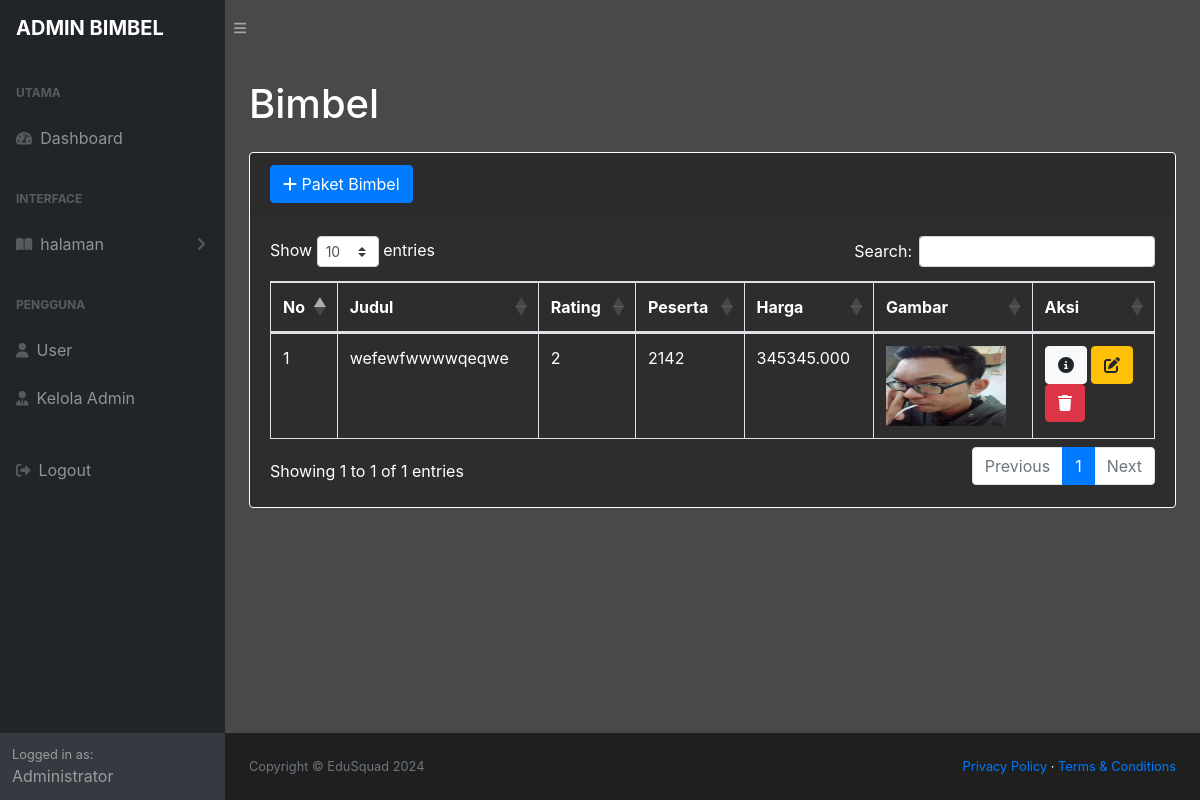
/adm/bimbel.php (signed in), run on the app's committed database.
### tables this page shows
CREATE TABLE `t_pbimbel` (
  `id` int(11) NOT NULL,
  `gambar` varchar(255) NOT NULL,
  `judul` varchar(25) NOT NULL,
  `rank` int(11) NOT NULL,
  `peserta` int(11) NOT NULL,
  `harga` int(11) NOT NULL
);

### adm/inc/functions.php (called while the page is built, shortened)
<?php
$conn = mysqli_connect("localhost", "root", "", "bimbel");
function query($query)
{
    global $conn;
    $result = mysqli_query($conn, $query);
    $rows = [];
    while ($row = mysqli_fetch_assoc($result)) {
        $rows[] = $row;
    }
    return $rows;
}

### adm/bimbel.php (the view, shortened to what this page needs)
<?php
require 'header.php';
$pbimbel = query("SELECT * FROM t_pbimbel");
require('sidebar.php');
?>
<div id="layoutSidenav_content">
    <main>
        <div class="container-fluid px-4">
            <h1 class="mt-4">Bimbel</h1>
            <div class="card mb-4 mt-4">
                <div class="card-header">
                    <button type="button" class="btn btn-primary text-white" data-toggle="modal" data-target="#myModal">
                    <i class="fas fa-solid fa-plus"></i> Paket Bimbel
                    </button>
                </div>
                <div class="card-body">
                    <div class="table-responsive">
                        <table class="table table-bordered" id="dataTable" width="100%" cellspacing="0">
                            <thead>
                                <tr>
                                    <th>No</th>
                                    <th>Judul</th>
                                    <th>Rating</th>
                                    <th>Peserta</th>
                                    <th>Harga</th>
                                    <th>Gambar</th>
                                    <th>Aksi</th>
                                </tr>
                            </thead>
                            <tbody>
                                <?php $i = 1; ?>
                                <?php foreach ($pbimbel as $row) : ?>
                                    <tr>
                                        <td><?= $i; ?></td>
                                        <td><?= $row["judul"]; ?></td>
                                        <td><?= $row["rank"]; ?></td>
                                        <td><?= $row["peserta"]; ?></td>
                                        <td><?= $row["harga"]; ?>.000</td>
                                        <td><img src="img/<?= $row["gambar"]; ?>" width="120" height="80"></td>
                                        <td>
                                            <a type="button" class="btn btn-light" href="det/detailPB.php?id=<?= $row["id"]; ?>">
                                            <i class="fas fa-solid fa-circle-info"></i>
                                            </a>
                                            <a type="button" class="btn btn-warning" data-toggle="modal" data-target="#edit<?= $row["id"]; ?>">
                                            <i class="fas fa-solid fa-pen-to-square"></i>
                                            </a>
                                            <a type="button" class="btn btn-danger" data-toggle="modal" data-target="#delete<?= $row["id"]; ?>">
                                            <i class="fas fa-solid fa-trash"></i>
                                            </a>
                                        </td>
                                    </tr>
                                    <?php $i++; ?>
                                <?php endforeach; ?>
                            </tbody>
                        </table>
                    </div>
                </div>
            </div>
        </div>
    </main>
    <?php
    require('footer.php');
    ?>

### data on the page
t_pbimbel: judul "wefewfwwwwqeqwe", rank "2", peserta "2142", harga "345345", gambar (picture)
